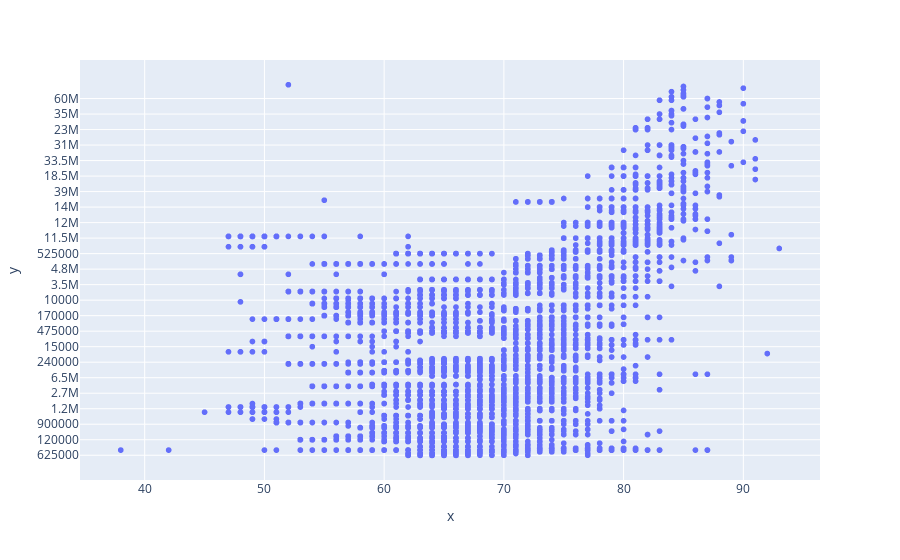

Write notebook code for a chart like this one.
### Code cell
px.scatter(x=New_Df_fifa1['OVA'], y=New_Df_fifa1['Value'])

### Figure 1 — Plotly figure (JSON) as saved in the notebook; plotly's stock layout.template omitted (floating-point values rounded to 4 significant figures; data arrays with more than 128 entries replaced by an {"elided": "..."} marker saying what was removed)
{"data": [{"hovertemplate": "x=%{x}<br>y=%{y}<extra></extra>", "legendgroup": "", "marker": {"color": "#636efa", "symbol": "circle"}, "mode": "markers", "name": "", "showlegend": false, "type": "scattergl", "x": {"elided": "17125 int values"}, "xaxis": "x", "y": {"elided": "17125 str values"}, "yaxis": "y"}], "layout": {"legend": {"tracegroupgap": 0}, "margin": {"t": 60}, "xaxis": {"anchor": "y", "domain": [0, 1], "title": {"text": "x"}}, "yaxis": {"anchor": "x", "domain": [0, 1], "title": {"text": "y"}}}}
